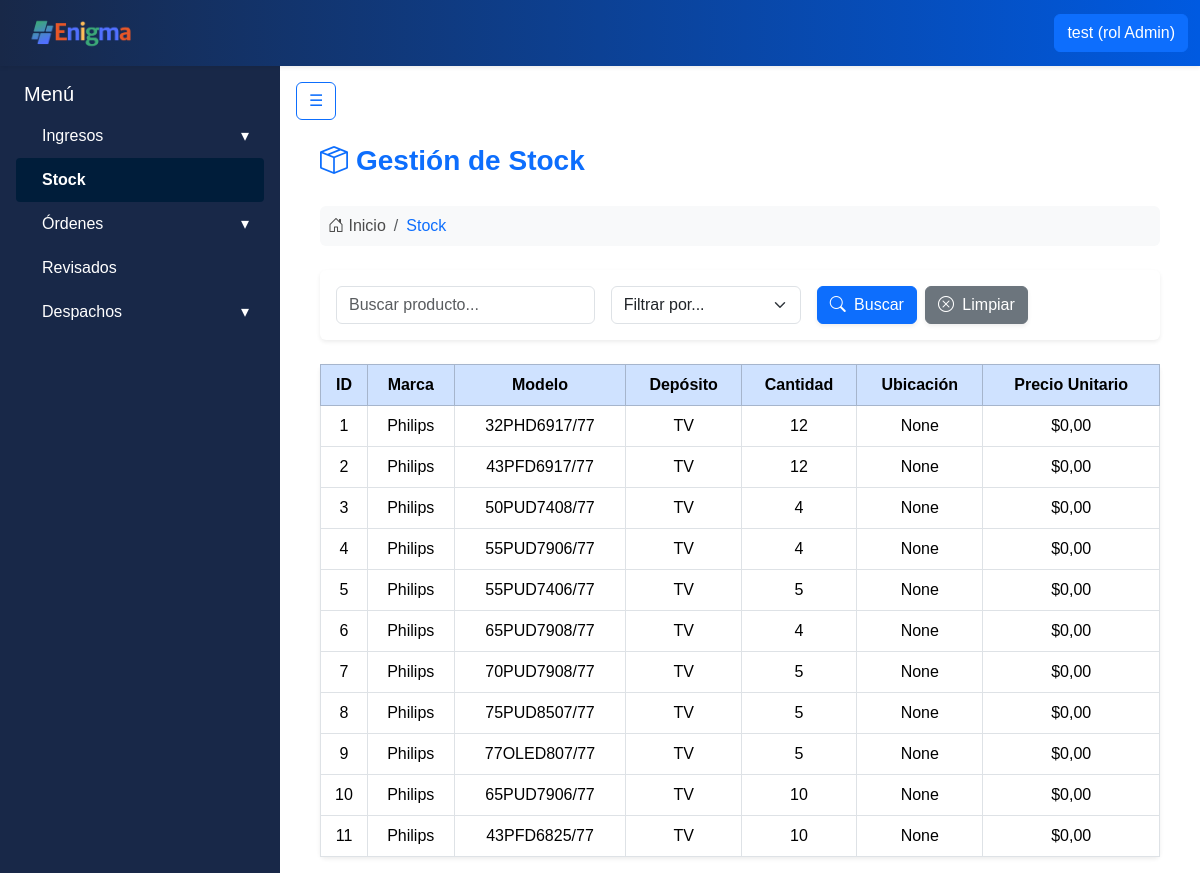
Screenshot of /stock/stock/ (signed in) with the database file from the repository.
### apps/usuarios/models.py (models this page shows, shortened)
class Usuarios(AbstractBaseUser):
    username = models.CharField('Nombre de usuario', unique= True, max_length=60)
    email = models.EmailField('Correo electronico', max_length=254, unique= True)
    nombre = models.CharField(max_length=50)
    apellido = models.CharField(max_length=50)
    rol = models.ForeignKey(Roles, on_delete=models.CASCADE)
    activo = models.BooleanField(default=True)
    is_admin = models.BooleanField(default = False)
    is_superuser = models.BooleanField(default=False)
    is_staff = models.BooleanField(default=False)
    objects = UsuariosManager()
    USERNAME_FIELD = 'username'
    REQUIRED_FIELDS = ['nombre', 'apellido', 'email'] #campos necesarios para crear la cuenta por consola

class Roles(models.Model):
    id = models.AutoField(primary_key=True)
    nombre = models.CharField(max_length=50)
    def __str__(self):
        return self.nombre

### apps/stock/models.py (models this page shows, shortened)
class StockProductos(models.Model):
    id = models.AutoField(primary_key=True)
    producto_id = models.ForeignKey('ingresos.Productos', on_delete=models.CASCADE)
    deposito_id = models.ForeignKey('stock.Depositos', on_delete=models.CASCADE)
    cantidad_total = models.IntegerField()
    ubicacion = models.CharField(max_length=100, blank=True, null=True)
    precio_unitario = models.DecimalField(max_digits=10, decimal_places=2, default=0.00)

class Depositos(models.Model):
    id = models.AutoField(primary_key=True)
    nombre = models.CharField(max_length=50)

### apps/ingresos/models.py (models this page shows, shortened)
class Productos(models.Model):
    id = models.AutoField(primary_key=True)
    marca = models.CharField(max_length=30)
    modelo = models.CharField(max_length=50, unique=True)

### apps/stock/views.py (the view, shortened to what this page needs)
# urls.py: path('stock/', login_required(StockView.as_view()), name="stock"),
class StockView(LoginRequiredMixin, View):
    def get(self, request):
        productos = StockProductos.objects.select_related('producto_id', 'deposito_id').all()
        busqueda = request.GET.get('busqueda')
        filtro = request.GET.get('filtro')
        return render(request, 'stock.html', {
            'productos': productos,
            'show_navbar': True
        })

### apps/stock/templates/stock.html (shortened to what this page needs)
{% extends "base.html" %}
{% block content %}
<div class="container-fluid px-4 mt-3">
    <div class="d-flex align-items-center mb-4">
        <i class="bi bi-box-seam fs-3 text-primary me-2"></i>
        <h3 class="fw-bold text-primary m-0">Gestión de Stock</h3>
    </div>
    <nav aria-label="breadcrumb" class="mb-4">
        <ol class="breadcrumb bg-light rounded p-2">
            <li class="breadcrumb-item">
                <i class="bi bi-house-door"></i> Inicio
            </li>
            <li class="breadcrumb-item text-primary" aria-current="page">Stock</li>
        </ol>
    </nav>
    <div class="card shadow-sm border-0 mb-4">
        <div class="card-body">
            <form method="get" class="row g-3 align-items-center">
                <div class="col-md-4 col-sm-6">
                    <input type="text" name="busqueda" class="form-control"
                           placeholder="Buscar producto..." value="{{ request.GET.busqueda }}">
                </div>
                <div class="col-md-3 col-sm-6">
                    <select name="filtro" class="form-select">
                        <option value="">Filtrar por...</option>
                    </select>
                </div>
                <div class="col-md-5 col-sm-12 d-flex gap-2 justify-content-md-start justify-content-sm-center">
                    <button type="submit" class="btn btn-primary shadow-sm">
                        <i class="bi bi-search me-1"></i> Buscar
                    </button>
                    <a href="{% url 'stock' %}" class="btn btn-secondary shadow-sm">
                        <i class="bi bi-x-circle me-1"></i> Limpiar
                    </a>
                </div>
            </form>
        </div>
    </div>
    <div class="card shadow-sm border-0">
        <div class="card-body p-0">
            <table class="table table-bordered table-hover m-0 align-middle text-center">
                <thead class="table-primary">
                    <tr>
                        <th>ID</th>
                        <th>Marca</th>
                        <th>Modelo</th>
                        <th>Depósito</th>
                        <th>Cantidad</th>
                        <th>Ubicación</th>
                        <th>Precio Unitario</th>
                    </tr>
                </thead>
                <tbody>
                    {% for producto in productos %}
                    <tr>
                        <td>{{ producto.id }}</td>
                        <td>{{ producto.producto_id.marca }}</td>
                        <td>{{ producto.producto_id.modelo }}</td>
                        <td>{{ producto.deposito_id.nombre }}</td>
                        <td>{{ producto.cantidad_total }}</td>
                        <td>{{ producto.ubicacion }}</td>
                        <td>${{ producto.precio_unitario }}</td>
                    </tr>
                    {% empty %}
                    <tr>
                        <td colspan="7" class="text-muted py-4">No se encontraron productos.</td>
                    </tr>
                    {% endfor %}
                </tbody>
            </table>
        </div>
    </div>
</div>
{% endblock %}

### templates/includes/header.html (shortened to what this page needs)
{% load static %}
<nav class="navbar navbar-expand-lg shadow-sm navbar-gradient">
  <div class="container-fluid">
    <a class="navbar-brand d-flex align-items-center" href="{% url 'core:dashboard' %}">
      <div class="card-header"><img class="logo_form" src="{% static 'img/enigmaLogoNuevo.png' %}"  alt=""></div>
    </a>
    <div class="d-flex ms-auto">
      {% if user.is_authenticated %}
        <div class="dropdown">
          <a class="btn btn-primary" href="#" role="button" id="dropdownUser" data-bs-toggle="dropdown" aria-expanded="false">
            {{ user.username }} (rol {{ user.rol }})
          </a>
        </div>
      {% else %}
        <a href="{% url 'usuarios:register' %}" class="btn btn-outline-primary me-2">Registrarse</a>
        <a href="{% url 'usuarios:login' %}" class="btn btn-outline-success">Login</a>
      {% endif %}
    </div>
  </div>
</nav>

### static/css/style.css (style rules this page uses)
:root { --color-bg-navbar-solid:linear-gradient(90deg, #182848 0%, #005ae1 100%); }
.navbar-gradient { background: var(--color-bg-navbar-solid); }
.logo_form { width: auto; height: 40px; margin-right: 10px; margin-left: 0.8rem; }
body { font-family: Arial, sans-serif; color: #4b4b4b; }

### rows the page displays
Usuarios: username "test", rol "Admin"
StockProductos: id "1", producto_id.marca "Philips", producto_id.modelo "32PHD6917/77", deposito_id.nombre "TV", cantidad_total "12", ubicacion "None", precio_unitario "0,00"
StockProductos: id "2", producto_id.marca "Philips", producto_id.modelo "43PFD6917/77", deposito_id.nombre "TV", cantidad_total "12", ubicacion "None", precio_unitario "0,00"
StockProductos: id "3", producto_id.marca "Philips", producto_id.modelo "50PUD7408/77", deposito_id.nombre "TV", cantidad_total "4", ubicacion "None", precio_unitario "0,00"
StockProductos: id "4", producto_id.marca "Philips", producto_id.modelo "55PUD7906/77", deposito_id.nombre "TV", cantidad_total "4", ubicacion "None", precio_unitario "0,00"
StockProductos: id "5", producto_id.marca "Philips", producto_id.modelo "55PUD7406/77", deposito_id.nombre "TV", cantidad_total "5", ubicacion "None", precio_unitario "0,00"
StockProductos: id "6", producto_id.marca "Philips", producto_id.modelo "65PUD7908/77", deposito_id.nombre "TV", cantidad_total "4", ubicacion "None", precio_unitario "0,00"
StockProductos: id "7", producto_id.marca "Philips", producto_id.modelo "70PUD7908/77", deposito_id.nombre "TV", cantidad_total "5", ubicacion "None", precio_unitario "0,00"
StockProductos: id "8", producto_id.marca "Philips", producto_id.modelo "75PUD8507/77", deposito_id.nombre "TV", cantidad_total "5", ubicacion "None", precio_unitario "0,00"
StockProductos: id "9", producto_id.marca "Philips", producto_id.modelo "77OLED807/77", deposito_id.nombre "TV", cantidad_total "5", ubicacion "None", precio_unitario "0,00"
StockProductos: id "10", producto_id.marca "Philips", producto_id.modelo "65PUD7906/77", deposito_id.nombre "TV", cantidad_total "10", ubicacion "None", precio_unitario "0,00"
StockProductos: id "11", producto_id.marca "Philips", producto_id.modelo "43PFD6825/77", deposito_id.nombre "TV", cantidad_total "10", ubicacion "None", precio_unitario "0,00"
